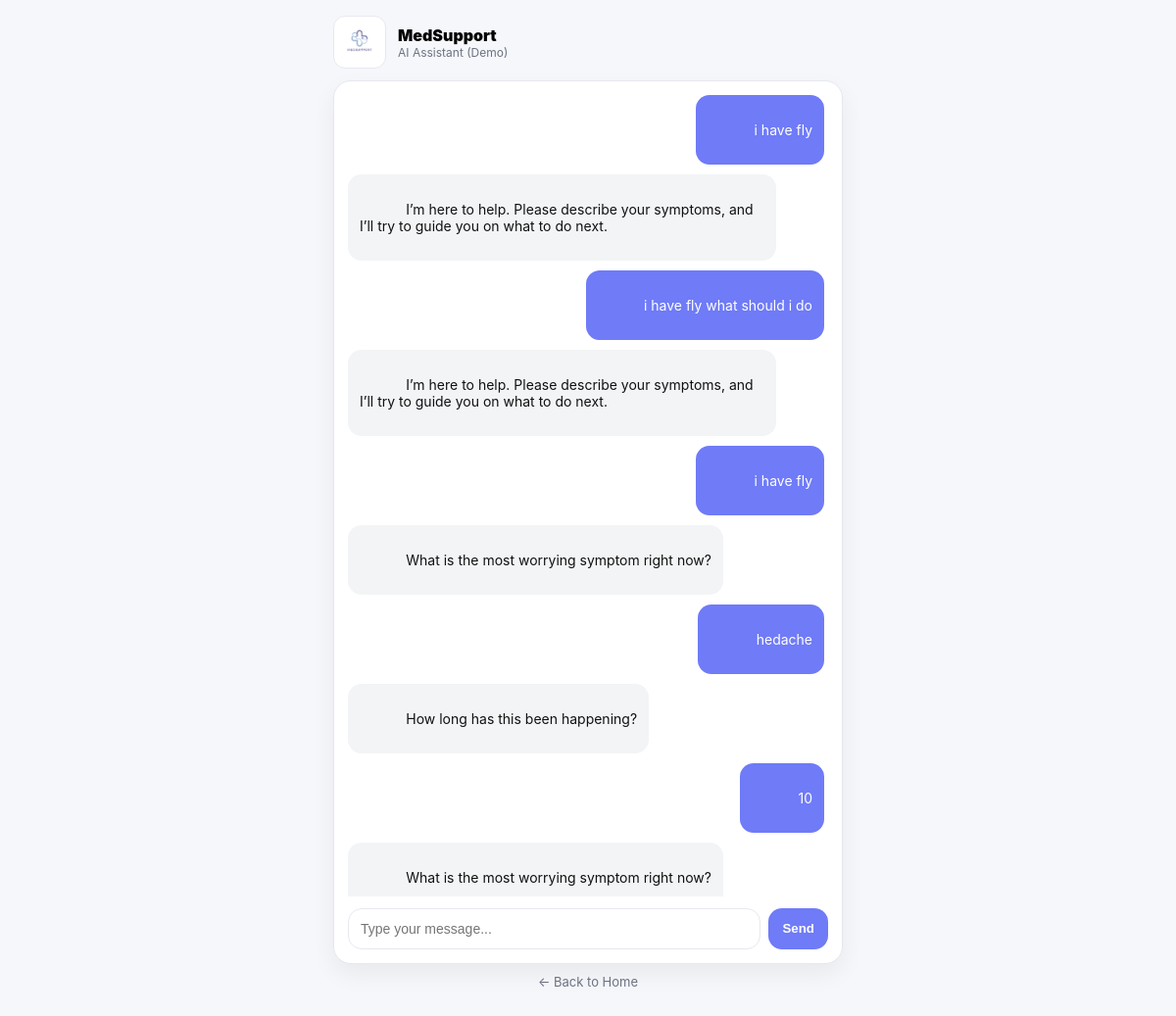
The page /ai/ on the database its author committed.
### core/models.py (models this page shows, shortened)
class ChatMessage(models.Model):
    role = models.CharField(max_length=20, default="user")  # user | assistant
    text = models.TextField()
    created_at = models.DateTimeField(auto_now_add=True)

### core/views.py (the view, shortened to what this page needs)
# urls.py: path("ai/", ai_assistant, name="ai"),
def ai_assistant(request):
    messages = ChatMessage.objects.all().order_by("created_at")
    return render(request, "ai/page.html", {"messages": messages})

### templates/ai/page.html (shortened to what this page needs)
{% load static %}
<!doctype html>
<html>
<head>
</head>
<body>
  <div class="shell">
    <div class="top">
      <img class="logo" src="{% static 'img/logo.png' %}" alt="logo">
      <div>
        <div style="font-weight:900;">MedSupport</div>
        <div style="font-size:12px;color:#6b7280;">AI Assistant (Demo)</div>
      </div>
    </div>
    <div class="card">
      <div class="msgs">
        {% for m in messages %}
          <div class="msg {% if m.role == 'user' %}user{% else %}bot{% endif %}">
            {{ m.text }}
          </div>
        {% empty %}
          <div class="msg bot">
            Hello 👋 I’m your AI health assistant.<br>
            Describe your symptoms and I’ll try to help.
          </div>
        {% endfor %}
      </div>
      <form method="post">
        <input name="message" placeholder="Type your message..." required>
        <button type="submit">Send</button>
      </form>
    </div>
    <a class="back" href="/">← Back to Home</a>
  </div>
</body>
</html>

### templates/ai/page.html (style rules this page uses)
body { margin:0;font-family:-apple-system,BlinkMacSystemFont,Segoe UI,Roboto,Arial;background:#f6f7fb; }
.shell { max-width:520px;margin:0 auto;padding:16px; }
.top { display:flex;align-items:center;gap:12px;margin-bottom:12px; }
.logo { width:40px;height:40px;border-radius:12px;background:#fff;border:1px solid #e6e8f0;padding:6px;object-fit:contain; }
.card { background:#fff;border-radius:18px;padding:14px;border:1px solid #e6e8f0;box-shadow:0 10px 25px rgba(0,0,0,.06); }
.msgs { display:flex;flex-direction:column;gap:10px;margin-bottom:12px;max-height:55vh;overflow:auto;padding-right:4px; }
.msg { padding:10px 12px;border-radius:14px;font-size:14px;max-width:85%;white-space:pre-wrap; }
.user { background:#6f7bf7;color:#fff;align-self:flex-end; }
.bot { background:#f3f4f6;color:#111;align-self:flex-start; }
form { display:flex;gap:8px; }
input { flex:1;padding:12px;border-radius:14px;border:1px solid #e6e8f0;font-size:14px;outline:none; }
button { padding:12px 14px;border:none;border-radius:14px;background:#6f7bf7;color:#fff;font-weight:800;cursor:pointer; }
.back { margin-top:10px;display:block;text-align:center;color:#6b7280;font-size:13px;text-decoration:none; }

### rows shown on the page
ChatMessage: text "i have fly"
ChatMessage: text "I’m here to help. Please describe your symptoms, and I’ll try to guide you on what to do next."
ChatMessage: text "i have fly what should i do"
ChatMessage: text "I’m here to help. Please describe your symptoms, and I’ll try to guide you on what to do next."
ChatMessage: text "i have fly"
ChatMessage: text "What is the most worrying symptom right now?"
ChatMessage: text "hedache"
ChatMessage: text "How long has this been happening?"
ChatMessage: text "10"
ChatMessage: text "What is the most worrying symptom right now?…"
